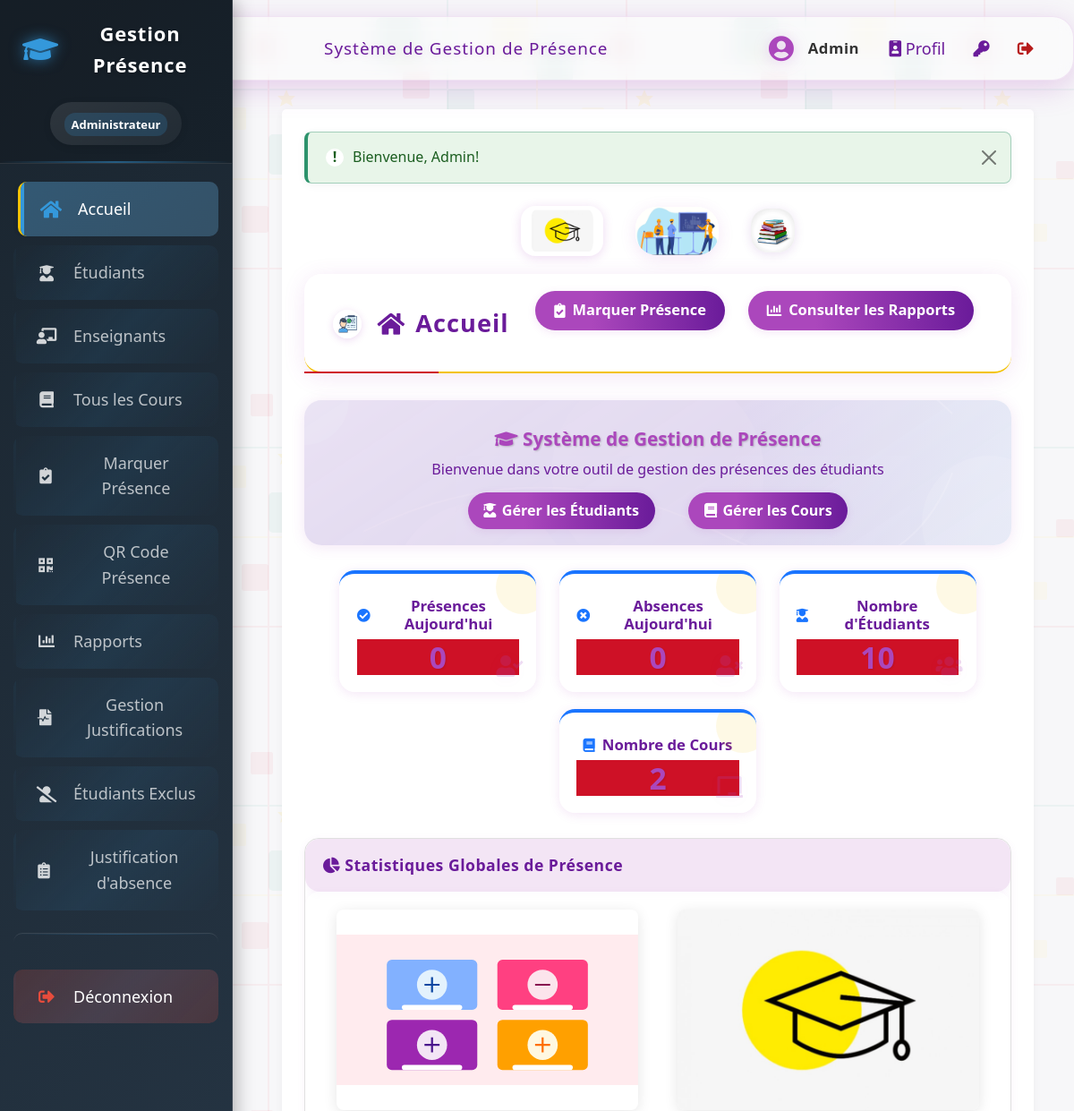
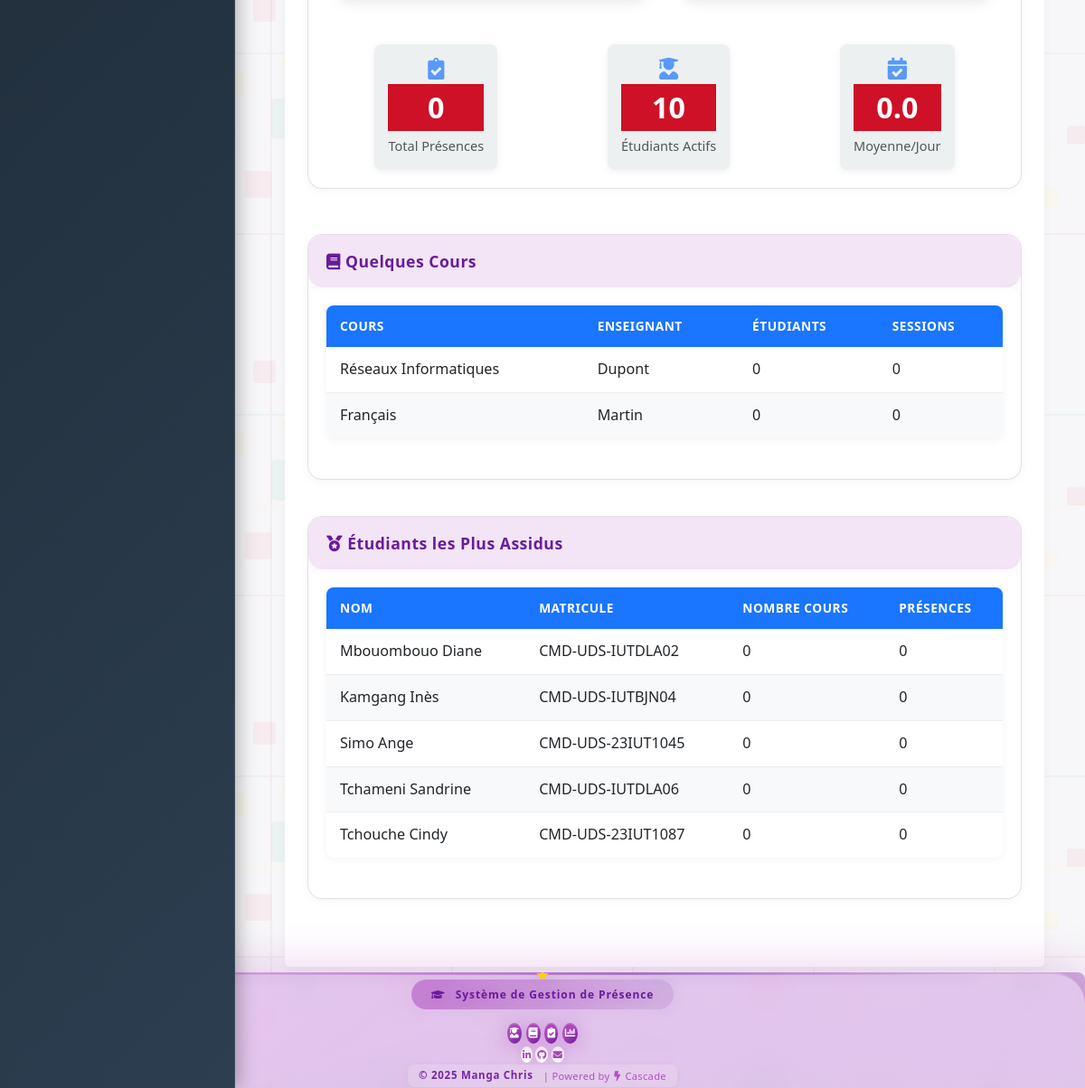
The app's page /accueil.php (signed in) with its own data (2 pictures, top to bottom).
### tables this page shows
CREATE TABLE `cours` (
  `id` int(11) NOT NULL AUTO_INCREMENT,
  `code` varchar(20) NOT NULL,
  `nom` varchar(150) NOT NULL,
  `enseignant_id` int(11) DEFAULT NULL,
  `description` text,
  PRIMARY KEY (`id`),
  UNIQUE KEY `code` (`code`),
  KEY `enseignant_id` (`enseignant_id`),
  CONSTRAINT `cours_ibfk_1` FOREIGN KEY (`enseignant_id`) REFERENCES `utilisateurs` (`id`)
);

CREATE TABLE `utilisateurs` (
  `id` int(11) NOT NULL AUTO_INCREMENT,
  `nom` varchar(100) NOT NULL,
  `prenom` varchar(100) NOT NULL,
  `email` varchar(150) NOT NULL,
  `mot_de_passe` varchar(255) NOT NULL,
  `role` enum('admin','enseignant') DEFAULT 'enseignant',
  `date_creation` timestamp NULL DEFAULT CURRENT_TIMESTAMP,
  `derniere_connexion` timestamp NULL DEFAULT NULL,
  PRIMARY KEY (`id`),
  UNIQUE KEY `email` (`email`)
);

CREATE TABLE `etudiants` (
  `id` int(11) NOT NULL AUTO_INCREMENT,
  `matricule` varchar(20) NOT NULL,
  `nom` varchar(100) NOT NULL,
  `prenom` varchar(100) NOT NULL,
  `email` varchar(150) NOT NULL,
  `date_inscription` timestamp NULL DEFAULT CURRENT_TIMESTAMP,
  PRIMARY KEY (`id`),
  UNIQUE KEY `matricule` (`matricule`),
  UNIQUE KEY `email` (`email`)
);

### config/database.php (called while the page is built, shortened)
<?php
$db_type = null;
$pdo = null;
$mysqli = null;
if (getenv('REPL_ID') || getenv('REPL_SLUG') || getenv('PGHOST')) {
    $db_type = 'postgresql';
    $host = getenv('PGHOST');
    $dbname = getenv('PGDATABASE');
    $user = getenv('PGUSER');
    $password = getenv('PGPASSWORD');
    $port = getenv('PGPORT');
    $dsn = "pgsql:host=$host;port=$port;dbname=$dbname;user=$user;password=$password";
    try {
        $pdo = new PDO($dsn);
        $pdo->setAttribute(PDO::ATTR_ERRMODE, PDO::ERRMODE_EXCEPTION);
        $pdo->setAttribute(PDO::ATTR_DEFAULT_FETCH_MODE, PDO::FETCH_ASSOC);
    } catch (PDOException $e) {
        die("Erreur de connexion à la base de données PostgreSQL: " . $e->getMessage());
    }
} else {
    $db_type = 'mysql';
    $host = 'localhost';
    $dbname = 'attendance_system';
    $user = 'root';
    $password = '';
    $port = 3306;
    $mysqli = new mysqli($host, $user, $password, $dbname, $port);
    $mysqli->set_charset("utf8mb4");
}
function db_query($sql, $params = []) {
    global $db_type, $pdo, $mysqli;
    if ($db_type === 'postgresql') {
        try {
            $stmt = $pdo->prepare($sql);
            $stmt->execute($params);
            return $stmt->fetchAll();
        } catch (PDOException $e) {
            error_log("Erreur SQL (PostgreSQL): " . $e->getMessage());
            return false;
        }
    } else {
        try {
            $stmt = $mysqli->prepare($sql);
            if (!empty($params)) {
                $types = '';
                foreach ($params as $param) {
                    if (is_int($param)) {
                        $types .= 'i';
                    } elseif (is_float($param)) {
                        $types .= 'd';
                    } elseif (is_string($param)) {
                        $types .= 's';
                    } else {
                        $types .= 'b';
                    }
                }
                $stmt->bind_param($types, ...$params);
            }
            $stmt->execute();
            $result = $stmt->get_result();
            $rows = [];
            while ($row = $result->fetch_assoc()) {
                $rows[] = $row;
            }
            return $rows;
        } catch (Exception $e) {
            error_log("Erreur SQL (MySQL): " . $e->getMessage());
            return false;
        }
    }
}
?>

### accueil.php (the view, shortened to what this page needs)
<?php
require_once 'includes/auth.php';
require_once 'config/database.php';
$stats = stats_presence_globales();
$stats_query = db_query("
    SELECT
        COUNT(*) as total_presences,
        COALESCE(SUM(CASE WHEN statut = 'present' THEN 1 ELSE 0 END) * 100.0 / COUNT(*), 0) as taux_presence_global,
        COUNT(*) * 1.0 / COUNT(DISTINCT date_presence) as moyenne_presences_jour
    FROM presences
");
    if (!empty($stats_query)) {
    $stats['total_presences'] = $stats_query[0]['total_presences'];
    $stats['taux_presence_global'] = round($stats_query[0]['taux_presence_global']);
    $stats['moyenne_presences_jour'] = $stats_query[0]['moyenne_presences_jour'];
} else {
    $stats['total_presences'] = 0;
    $stats['taux_presence_global'] = 0;
    $stats['moyenne_presences_jour'] = 0;
}
include 'includes/header.php';
?>
<link rel="stylesheet" href="assets/css/accueil-modern.css?v=<?= time() ?>">
<div class="accueil-hero">
    <img src="assets/images/3.jpg" alt="Cameroun" class="hero-logo">
    <img src="assets/images/decoratives/le-chef-ingenieur-role-et-competences.png" alt="Étudiant studieux" class="hero-student-img">
    <img src="assets/images/livres-stack-realistic_1284-4735.png" alt="Pile de livres" class="hero-books-img">
</div>
<div class="dashboard-header modern-header">
    <h1><img src="assets/images/decoratives/etudiant.jpg" alt="Accueil Université" class="accueil-title-img"> <i class="fas fa-home"></i> Accueil</h1>
    <div class="actions">
        <a href="presence.php" class="btn btn-primary modern-btn"><i class="fas fa-clipboard-check"></i> Marquer Présence</a>
        <a href="rapports.php" class="btn modern-btn"><i class="fas fa-chart-bar"></i> Consulter les Rapports</a>
    </div>
</div>
<div class="banner banner-img-bg">
    <img src="assets/images/login-background.svg" alt="Fond Université" class="banner-bg-img">
    <h2><i class="fas fa-graduation-cap"></i> Système de Gestion de Présence</h2>
    <p>Bienvenue dans votre outil de gestion des présences des étudiants</p>
    <div class="banner-links">
        <a href="etudiants.php"><i class="fas fa-user-graduate"></i> Gérer les Étudiants</a>
        <a href="cours.php"><i class="fas fa-book"></i> Gérer les Cours</a>
    </div>
</div>
<div class="stats-row">
    <div class="stat-card">
        <h3><i class="fas fa-check-circle"></i> Présences Aujourd'hui</h3>
        <div class="stat-value"><?php echo $stats['present_auj']; ?></div>
        <div class="stat-icon"><i class="fas fa-user-check"></i></div>
    </div>
    <div class="stat-card">
        <h3><i class="fas fa-times-circle"></i> Absences Aujourd'hui</h3>
        <div class="stat-value"><?php echo $stats['absent_auj']; ?></div>
        <div class="stat-icon"><i class="fas fa-user-times"></i></div>
    </div>
    <div class="stat-card">
        <h3><i class="fas fa-user-graduate"></i> Nombre d'Étudiants</h3>
        <div class="stat-value"><?php echo $stats['total_etudiants']; ?></div>
        <div class="stat-icon"><i class="fas fa-users"></i></div>
    </div>
    <div class="stat-card">
        <h3><i class="fas fa-book"></i> Nombre de Cours</h3>
        <div class="stat-value"><?php echo $stats['total_cours']; ?></div>
        <div class="stat-icon"><i class="fas fa-chalkboard"></i></div>
    </div>
</div>
<div class="row">
    <div class="col" style="width: 100%;">
        <div class="card">
            <div class="card-header"><i class="fas fa-chart-pie"></i> Statistiques Globales de Présence</div>
            <div class="card-body">
                <div style="display: flex; justify-content: space-around; flex-wrap: wrap; gap: 15px; margin-bottom: 20px;">
                    <img src="assets/images/dashboard.svg" alt="Statistiques de présence" class="decorative-image" style="max-width: 45%;">
                    <img src="assets/images/3.jpg" alt="Carte du Cameroun" class="decorative-image" style="max-width: 45%;">
                </div>
                <div class="stats-summary">
                    <div class="stat-box">
                        <i class="fas fa-clipboard-check stat-box-icon"></i>
                        <div class="stat-number"><?= $stats['total_presences'] ?></div>
                        <div class="stat-label">Total Présences</div>
                    </div>
                    <div class="stat-box">
                        <i class="fas fa-user-graduate stat-box-icon"></i>
                        <div class="stat-number"><?= $stats['total_etudiants'] ?></div>
                        <div class="stat-label">Étudiants Actifs</div>
                    </div>
                    <div class="stat-box">
                        <i class="fas fa-calendar-check stat-box-icon"></i>
                        <div class="stat-number"><?= number_format($stats['moyenne_presences_jour'], 1) ?></div>
                        <div class="stat-label">Moyenne/Jour</div>
                    </div>
                </div>
            </div>
        </div>
    </div>
</div>
<div class="row">
    <div class="col" style="width: 50%;">
        <div class="card">
            <div class="card-header"><i class="fas fa-book"></i> Quelques Cours</div>
            <div class="card-body">
                <table>
                    <thead>
                        <tr>
                            <th>Cours</th>
                            <th>Enseignant</th>
                            <th>Étudiants</th>
                            <th>Sessions</th>
                        </tr>
                    </thead>
                    <tbody>
                        <?php
                        $cours_populaires = db_query("
                            SELECT c.id, c.nom, u.nom as enseignant_nom,
                            COUNT(DISTINCT i.etudiant_id) as nb_etudiants,
                            COUNT(DISTINCT p.date_presence) as nb_sessions
                            FROM cours c
                            LEFT JOIN utilisateurs u ON c.enseignant_id = u.id
                            LEFT JOIN inscriptions i ON c.id = i.cours_id
                            LEFT JOIN presences p ON c.id = p.cours_id
                            GROUP BY c.id, c.nom, u.nom
                            ORDER BY nb_etudiants DESC, nb_sessions DESC
                            LIMIT 5
                        ");
                        if (empty($cours_populaires)) {
                            echo '<tr><td colspan="4" class="text-center">Aucun cours disponible.</td></tr>';
                        } else {
                            foreach ($cours_populaires as $cours) {
                                echo '<tr>
                                    <td>' . htmlspecialchars($cours['nom']) . '</td>
                                    <td>' . htmlspecialchars($cours['enseignant_nom']) . '</td>
                                    <td>' . $cours['nb_etudiants'] . '</td>
                                    <td>' . $cours['nb_sessions'] . '</td>
                                </tr>';
                            }
                        }
                        ?>
                    </tbody>
                </table>
            </div>
        </div>
    </div>
    <div class="col" style="width: 50%;">
        <div class="card">
            <div class="card-header"><i class="fas fa-medal"></i> Étudiants les Plus Assidus</div>
            <div class="card-body">
                <table>
                    <thead>
                        <tr>
                            <th>Nom</th>
                            <th>Matricule</th>
                            <th>Nombre Cours</th>
                            <th>Présences</th>
                        </tr>
                    </thead>
                    <tbody>
                        <?php
                        $etudiants_assidus = db_query("
                            SELECT e.id, e.nom, e.prenom, e.matricule,
                            COUNT(DISTINCT i.cours_id) as nb_cours,
                            SUM(CASE WHEN p.statut = 'present' THEN 1 ELSE 0 END) as nb_presences
                            FROM etudiants e
                            LEFT JOIN inscriptions i ON e.id = i.etudiant_id
                            LEFT JOIN presences p ON e.id = p.etudiant_id
                            GROUP BY e.id, e.nom, e.prenom, e.matricule
                            ORDER BY nb_presences DESC, nb_cours DESC
                            LIMIT 5
                        ");
                        if (empty($etudiants_assidus)) {
                            echo '<tr><td colspan="4" class="text-center">Aucun étudiant disponible.</td></tr>';
                        } else {
                            foreach ($etudiants_assidus as $etudiant) {
                                echo '<tr>
                                    <td>' . htmlspecialchars($etudiant['nom'] . ' ' . $etudiant['prenom']) . '</td>
                                    <td>' . htmlspecialchars($etudiant['matricule']) . '</td>
                                    <td>' . $etudiant['nb_cours'] . '</td>
                                    <td>' . ($etudiant['nb_presences'] ? $etudiant['nb_presences'] : '0') . '</td>
                                </tr>';
                            }
                        }
                        ?>
                    </tbody>
                </table>
            </div>
        </div>
    </div>
</div>
<?php
include 'includes/footer.php';
?>

### records on screen
cours: nom "Réseaux Informatiques", enseignant.nom "Dupont", nb_etudiants "0", nb_sessions "0"
cours: nom "Français", enseignant.nom "Martin", nb_etudiants "0", nb_sessions "0"
etudiants: nom+prenom "Mbouombouo Diane", matricule "CMD-UDS-IUTDLA02", nb_cours "0"
etudiants: nom+prenom "Kamgang Inès", matricule "CMD-UDS-IUTBJN04", nb_cours "0"
etudiants: nom+prenom "Simo Ange", matricule "CMD-UDS-23IUT1045", nb_cours "0"
etudiants: nom+prenom "Tchameni Sandrine", matricule "CMD-UDS-IUTDLA06", nb_cours "0"
etudiants: nom+prenom "Tchouche Cindy", matricule "CMD-UDS-23IUT1087", nb_cours "0"

### other values on screen
$_SESSION['user_nom'] "Admin"
$_SESSION['alerte']['message'] "Bienvenue, Admin!"
$stats['present_auj'] "0"
$stats['absent_auj'] "0"
$stats['total_etudiants'] "10"
$stats['total_cours'] "2"
$stats['total_presences'] "0"
$stats['moyenne_presences_jour'] "0.0"
